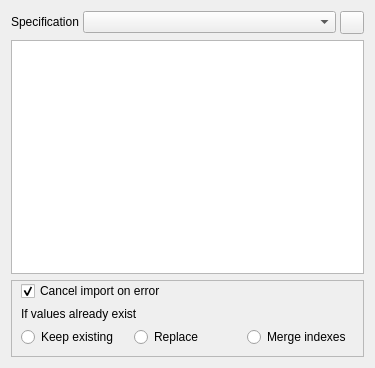
<?xml version="1.0" encoding="UTF-8"?>
<!--
######################################################################################################################
# Copyright (C) 2017-2022 Spine project consortium
# This file is part of Spine Items.
# Spine Items is free software: you can redistribute it and\/or modify it under the terms of the GNU Lesser General
# Public License as published by the Free Software Foundation, either version 3 of the License, or (at your option)
# any later version. This program is distributed in the hope that it will be useful, but WITHOUT ANY WARRANTY;
# without even the implied warranty of MERCHANTABILITY or FITNESS FOR A PARTICULAR PURPOSE. See the GNU Lesser General
# Public License for more details. You should have received a copy of the GNU Lesser General Public License along with
# this program. If not, see <http:\/\/www.gnu.org\/licenses\/>.
######################################################################################################################
-->
<ui version="4.0">
 <class>Form</class>
 <widget class="QWidget" name="Form">
  <property name="geometry">
   <rect>
    <x>0</x>
    <y>0</y>
    <width>375</width>
    <height>368</height>
   </rect>
  </property>
  <property name="windowTitle">
   <string>Form</string>
  </property>
  <layout class="QVBoxLayout" name="verticalLayout">
   <item>
    <layout class="QHBoxLayout" name="horizontalLayout_9">
     <property name="spacing">
      <number>4</number>
     </property>
     <item>
      <widget class="QLabel" name="label_specification">
       <property name="sizePolicy">
        <sizepolicy hsizetype="Fixed" vsizetype="Fixed">
         <horstretch>0</horstretch>
         <verstretch>0</verstretch>
        </sizepolicy>
       </property>
       <property name="maximumSize">
        <size>
         <width>16777215</width>
         <height>16777215</height>
        </size>
       </property>
       <property name="text">
        <string>Specification</string>
       </property>
      </widget>
     </item>
     <item>
      <widget class="QComboBox" name="comboBox_specification">
       <property name="sizePolicy">
        <sizepolicy hsizetype="Expanding" vsizetype="Fixed">
         <horstretch>0</horstretch>
         <verstretch>0</verstretch>
        </sizepolicy>
       </property>
       <property name="toolTip">
        <string>&lt;html&gt;&lt;head/&gt;&lt;body&gt;&lt;p&gt;Specification for this Importer&lt;/p&gt;&lt;/body&gt;&lt;/html&gt;</string>
       </property>
      </widget>
     </item>
     <item>
      <widget class="QToolButton" name="toolButton_edit_specification">
       <property name="toolTip">
        <string>&lt;html&gt;&lt;head/&gt;&lt;body&gt;&lt;p&gt;Edit specification.&lt;/p&gt;&lt;/body&gt;&lt;/html&gt;</string>
       </property>
       <property name="icon">
        <iconset resource="../../ui/resources/resources_icons.qrc">
         <normaloff>:/icons/wrench.svg</normaloff>:/icons/wrench.svg</iconset>
       </property>
       <property name="popupMode">
        <enum>QToolButton::InstantPopup</enum>
       </property>
      </widget>
     </item>
    </layout>
   </item>
   <item>
    <widget class="QTreeView" name="treeView_files">
     <property name="contextMenuPolicy">
      <enum>Qt::CustomContextMenu</enum>
     </property>
     <property name="textElideMode">
      <enum>Qt::ElideLeft</enum>
     </property>
     <property name="uniformRowHeights">
      <bool>true</bool>
     </property>
    </widget>
   </item>
   <item>
    <widget class="QFrame" name="frame">
     <property name="frameShape">
      <enum>QFrame::StyledPanel</enum>
     </property>
     <property name="frameShadow">
      <enum>QFrame::Raised</enum>
     </property>
     <layout class="QVBoxLayout" name="verticalLayout_2">
      <property name="topMargin">
       <number>0</number>
      </property>
      <item>
       <widget class="QCheckBox" name="cancel_on_error_checkBox">
        <property name="toolTip">
         <string>If there are any errors when trying to import data cancel the whole import.</string>
        </property>
        <property name="text">
         <string>Cancel import on error</string>
        </property>
        <property name="checked">
         <bool>true</bool>
        </property>
       </widget>
      </item>
      <item>
       <widget class="QLabel" name="label">
        <property name="text">
         <string>If values already exist</string>
        </property>
       </widget>
      </item>
      <item>
       <layout class="QHBoxLayout" name="horizontalLayout">
        <item>
         <widget class="QRadioButton" name="radioButton_on_conflict_keep">
          <property name="text">
           <string>Keep existing</string>
          </property>
         </widget>
        </item>
        <item>
         <widget class="QRadioButton" name="radioButton_on_conflict_replace">
          <property name="text">
           <string>Replace</string>
          </property>
         </widget>
        </item>
        <item>
         <widget class="QRadioButton" name="radioButton_on_conflict_merge">
          <property name="text">
           <string>Merge indexes</string>
          </property>
         </widget>
        </item>
       </layout>
      </item>
     </layout>
    </widget>
   </item>
  </layout>
 </widget>
 <resources>
  <include location="../../ui/resources/resources_icons.qrc"/>
 </resources>
 <connections/>
</ui>
